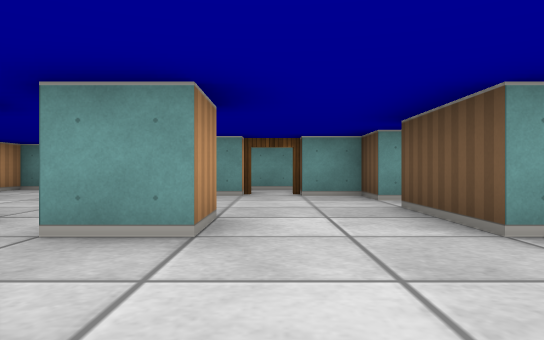
[1] (above)

20 first-person views from a walk through a cub3D ray-caster map. The camera is about half as high as the walls, looks level and sees 70° across. The floor is counted in squares. Each view is taken from the middle of a square. On the plan, view 1 faces up. The plan holds only what a view shows up to about 9 squares ahead; the rest is blank.

[2]
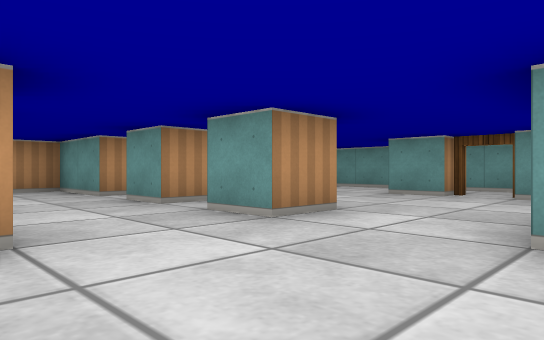

[3]
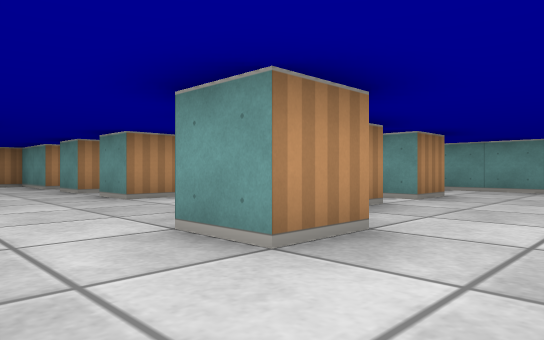

[4]
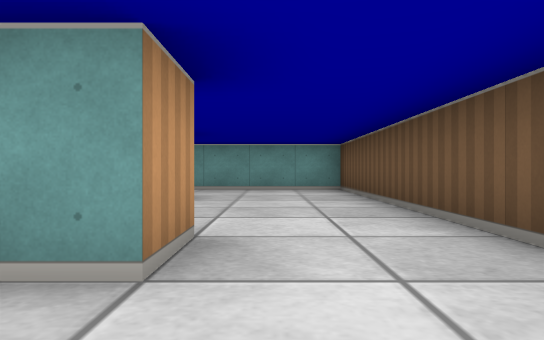

[5]
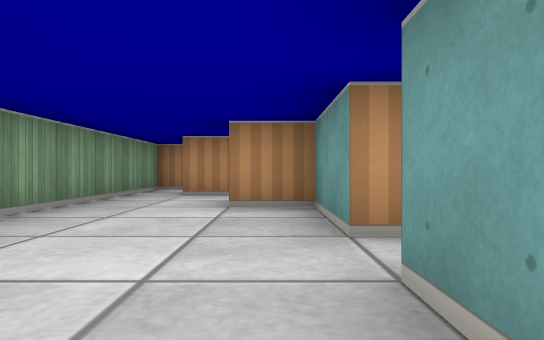

[6]
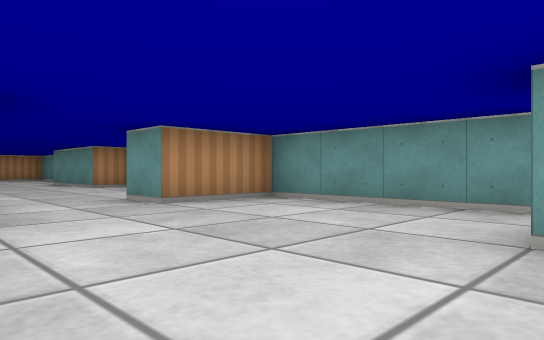

[7]
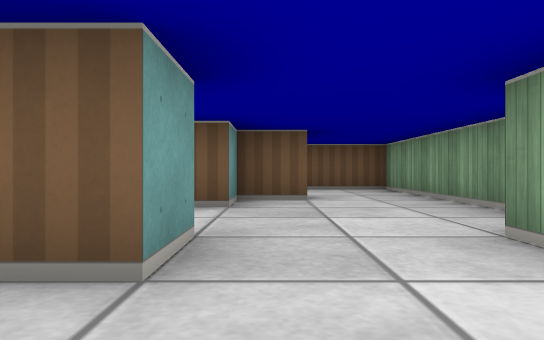

[8]
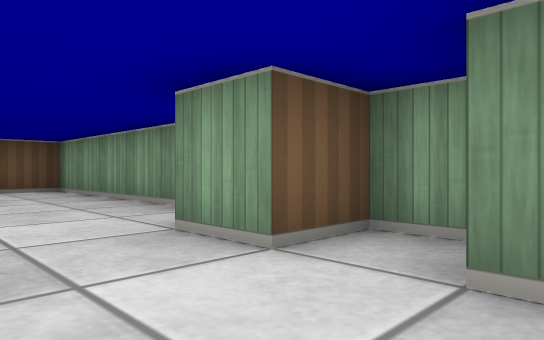

[9]
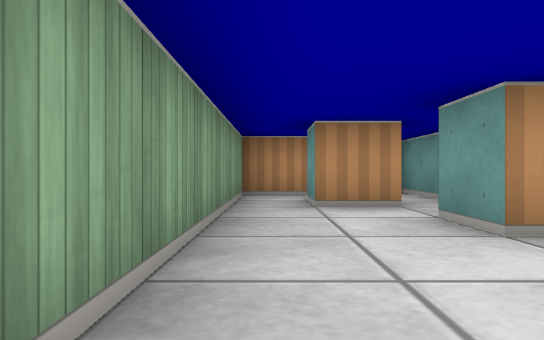

[10]
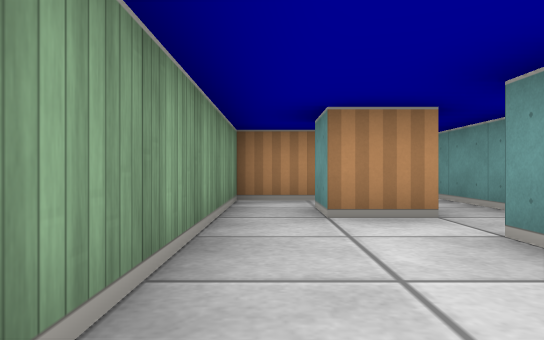

[11]
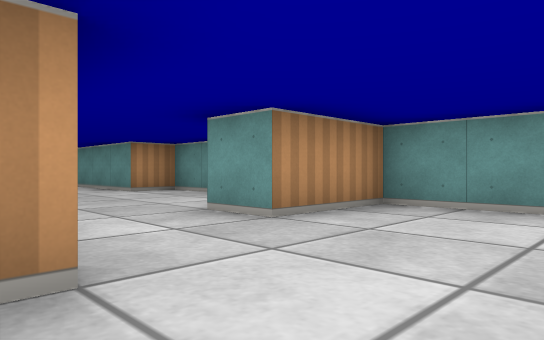

[12]
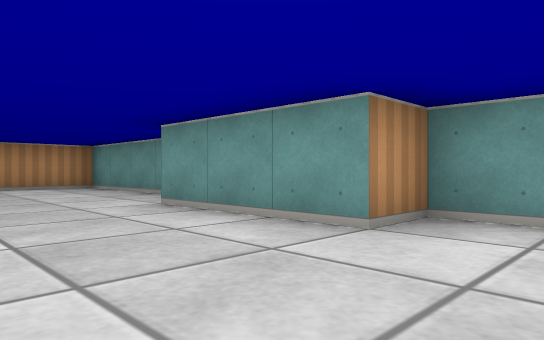

[13]
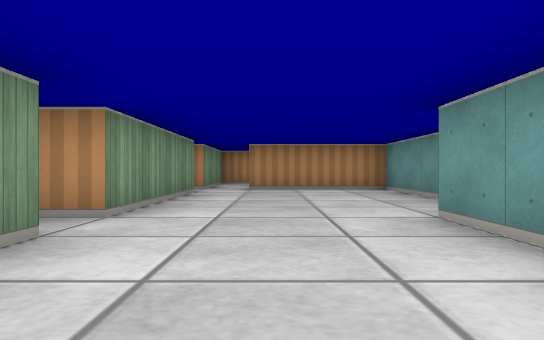

[14]
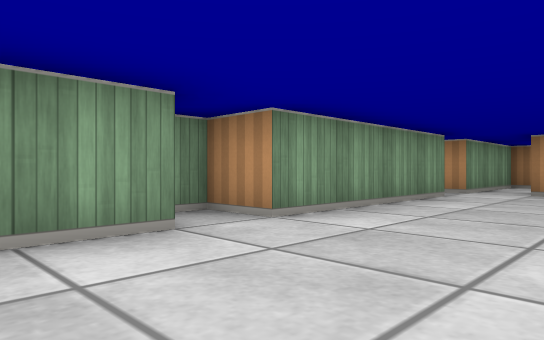

[15]
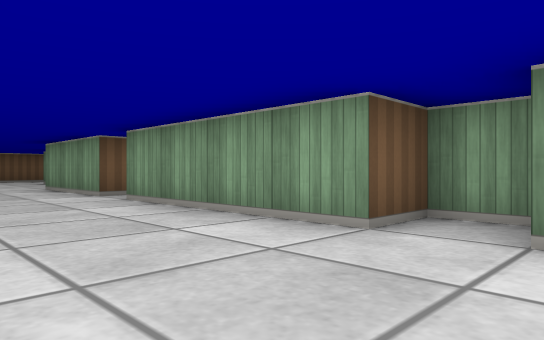

[16]
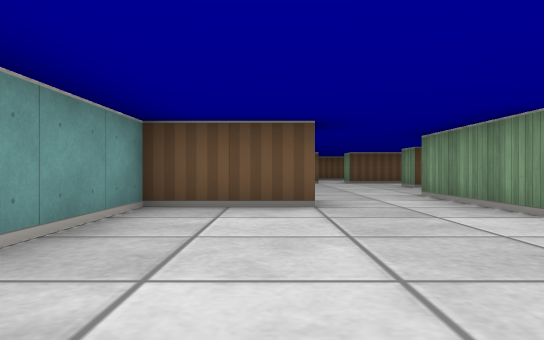

[17]
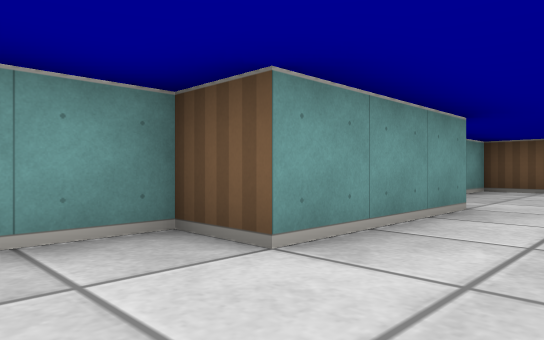

[18]
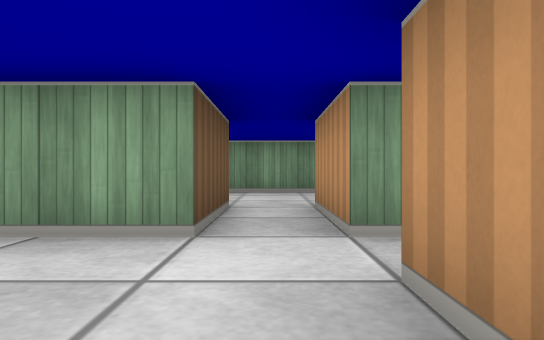

[19]
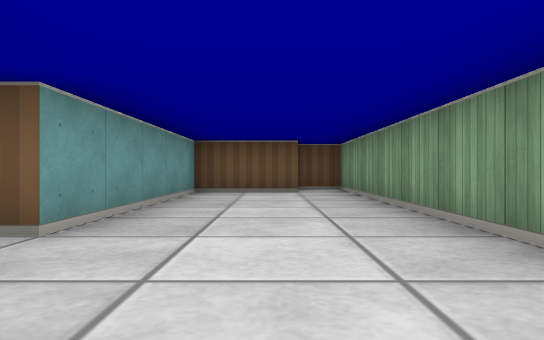

[20]
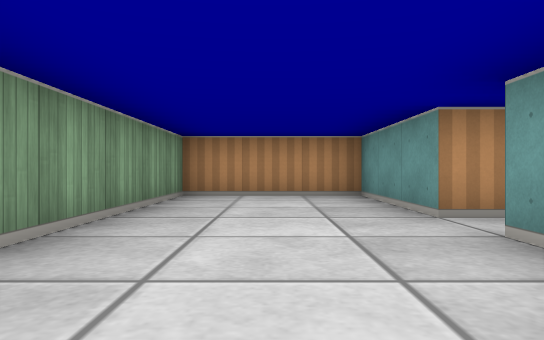

### Floor plan
Ten units are one square. View 1 is at (0, 0); x grows to the right and y downward. Boxes are objects, and circles mark ways between rooms. Rooms are numbered by the first view taken in them; rooms with no view inside come last. Other rooms are left out.
<svg viewBox="-220 -90 280 100">
<path fill="none" stroke="#000" d="M-25 -32 -25 -25 -35 -25M-55 -45 -45 -45 -45 -25 -65 -25 -65 -15 -75 -15M-5 -35 -5 -25 -15 -25 -15 -31M-5 -65 -15 -65M-22 5 -15 5 -15 -5 -5 -5M15 -25 15 -45M15 -55 15 -65 5 -65M-85 -16 -85 -5 -95 -5M25 -15 25 -25M-91 -25 -115 -25M15 -85 -55 -85 -55 -65M-105 -6 -105 5 -46 5M35 -25 35 -15 25 -15M25 -25 15 -25M25 -65 25 -55 15 -55M11 5 55 5 55 -85 15 -85M-75 -40 -75 -45 -55 -45M-175 -25 -175 -45 -135 -45 -135 -35 -125 -35 -125 -45 -85 -45M-55 -65 -65 -65 -65 -85 -105 -85 -105 -75 -135 -75 -135 -85 -185 -85 -185 -55M-185 -45 -185 -25M-185 -25 -215 -25 -215 5 -115 5 -115 -5M-125 -5 -125 -25 -175 -25"/>
<circle cx="20" cy="-50" r="3" fill="#2a7"/>
<circle cx="20" cy="-80" r="3" fill="#2a7"/>
<circle cx="25" cy="-5" r="3" fill="#2a7"/>
<circle cx="-60" cy="-55" r="3" fill="#2a7"/>
<circle cx="-80" cy="-35" r="3" fill="#2a7"/>
<circle cx="-180" cy="-35" r="3" fill="#2a7"/>
<text x="-30" y="-40">1</text>
<text x="40" y="-40">2</text>
<text x="-120" y="-60">3</text>
<text x="-170" y="-10">4</text>
</svg>
Room 1 opens to room 2. Room 1 opens to room 3. Room 3 opens to room 4.

Where each view was taken, in squares from view 1:
view 1: 0 up, 0 right, facing up
view 2: 0 up, 2 right, facing up-left
view 3: 0 up, 5 right, facing up-left
view 4: 0 up, 4 right, facing up
view 5: 2 up, 2 left, facing left
view 6: 4 up, 1 left, facing up-left
view 7: 2 up, 3 left, facing right
view 8: 2 up, 3 left, facing down-right
view 9: 0 up, 4 left, facing left
view 10: 0 up, 5 left, facing left
view 11: 4 up, 3 left, facing up-left
view 12: 5 up, 9 left, facing up-left
view 13: 6 up, 10 left, facing left
view 14: 7 up, 11 left, facing down-left
view 15: 7 up, 14 left, facing down-right
view 16: 7 up, 11 left, facing right
view 17: 6 up, 15 left, facing up-right
view 18: 7 up, 18 left, facing down
view 19: 1 up, 20 left, facing right
view 20: 1 up, 15 left, facing left
